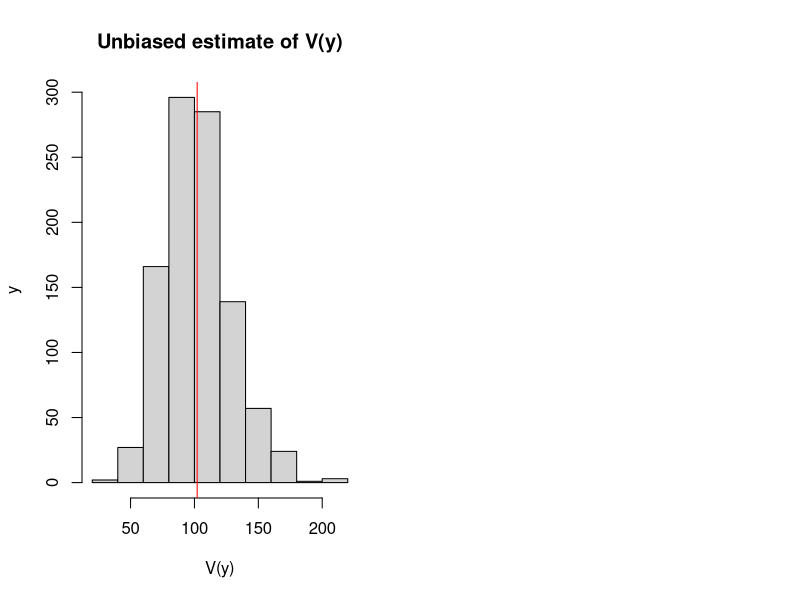

This chart was generated by the following R code: (Note: this script raises an error after producing the figure.)
## ---- chunk 1
mu <- 100
sigma <- 10
nIterations <- 1000
# Generate data from normal distribution, 10,000 observations
y <- rnorm(10000,mu,sigma)
# This is the function, which will calculate the two variances
varFunction <- function(y){
   return(c(var(y), mean((y-mean(y))^2)))
}
# Calculate biased and unbiased variances for the sample of 30 observations,
# repeat nIterations times
varValues <- replicate(nIterations, varFunction(sample(y,30)))
## ---- chunk 2
par(mfcol=c(1,2))
# Histogram of unbiased estimate
hist(varValues[1,], xlab="V(y)", ylab="y", main="Unbiased estimate of V(y)")
abline(v=mean(varValues[1,]), col="red")
legend("topright",legend=TeX(paste0("E$\\left(V(y)\\right)$=",round(mean(varValues[1,]),2))),lwd=1,col="red")

# Histogram of the biased estimate
hist(varValues[2,], xlab="V(y)", ylab="y", main="Biased estimate of V(y)")
abline(v=mean(varValues[2,]), col="red")
legend("topright",legend=TeX(paste0("E$\\left(V(y)\\right)$=",round(mean(varValues[2,]),2))),lwd=1,col="red")
## ---- chunk 3
knitr::include_graphics("images/02-statistics-efficiency.png")
## ---- chunk 4
knitr::include_graphics("images/02-statistics-consistency.png")
## ---- chunk 5
hist(rnorm(10000), xlab=TeX("$\\bar{y}$"), ylab="Density", xlim=c(-5,5), axes=FALSE, main="")
par(new=TRUE)
plot(seq(-5,5,0.1), dnorm(seq(-5,5,0.1)), xlab="", ylab="", type="l")
lines(seq(-5,5,0.1), dnorm(seq(-5,5,0.1)), lwd=1, lty=1, col="darkblue")
lines(c(-5,5), c(0,0), col="black", lwd=1)
abline(v=0, col="darkblue", lwd=2)
legend("topright",legend=c(TeX("$\\mu$")),
       lwd=c(2), col=c("darkblue"))
## ---- chunk 6
plot(seq(-5,5,0.1), dnorm(seq(-5,5,0.1)), xlab=TeX("$\\bar{y}$"), ylab="Density", type="l",
     lwd=0, lty=0, col="darkblue")
polygon(c(seq(-5,5,0.1),rev(seq(-5,5,0.1))),
        c(dnorm(seq(-5,5,0.1)),rep(0,length(seq(-5,5,0.1)))), col="grey95", lty=0)
lines(seq(-5,5,0.1), dnorm(seq(-5,5,0.1)), lwd=1, lty=1, col="darkblue")
lines(c(-5,5), c(0,0), col="black", lwd=1)
polygon(c(seq(-5,qnorm(0.025),0.01),rev(seq(-5,qnorm(0.025),0.01))),
        c(dnorm(seq(-5,qnorm(0.025),0.01)), rep(0,length(seq(-5,qnorm(0.025),0.01)))), col="grey")
polygon(c(seq(qnorm(0.975),5,0.01),rev(seq(qnorm(0.975),5,0.01))),
        c(dnorm(seq(qnorm(0.975),5,0.01)), rep(0,length(seq(qnorm(0.975),5,0.01)))), col="grey")
abline(v=qnorm(c(0.025,0.975)), col="darkred", lwd=2)
abline(v=0, col="darkblue", lwd=2)
legend("topright",legend=c(TeX("$\\mu$"),"bounds",TeX("$1-\\alpha$"),TeX("$\\alpha$")),
       lwd=c(2,2,6,6), col=c("darkblue","darkred","grey95","grey"))
## ---- chunk 7
plot(seq(-5,5,0.1), dnorm(seq(-5,5,0.1),-1), xlab=TeX("$\\bar{y}$"), ylab="Density", type="l", xlim=c(-5,5),
     lwd=1,lty=2, col="darkblue")
polygon(c(seq(-5,5,0.1),rev(seq(-5,5,0.1))),
        c(dnorm(seq(-5,5,0.1),-1),rep(0,length(seq(-5,5,0.1)))),col="grey95",lty=0)
lines(seq(-5,5,0.1), dnorm(seq(-5,5,0.1),-1), lwd=2, lty=1, col="darkblue")
abline(v=-1, col="darkblue", lwd=2, lty=2)
polygon(c(seq(-5,5,0.1),rev(seq(-5,5,0.1))),
        c(dnorm(seq(-5,5,0.1),0),rep(0,length(seq(-5,5,0.1)))),col="white",lty=0)
lines(c(-5,5), c(0,0), col="black", lwd=1)
lines(seq(-5,5,0.1), dnorm(seq(-5,5,0.1),-1), lwd=1, lty=2, col="darkblue")
lines(seq(-5,5,0.1), dnorm(seq(-5,5,0.1)), lwd=2, lty=1, col="darkgreen")
lines(c(-1,-1), c(0,dnorm(-1)), col="darkblue", lwd=1, lty=2)
abline(v=qnorm(c(0.025,0.975)), col="darkred", lwd=2)
abline(v=0, col="darkgreen", lwd=2, lty=2)
legend("topright",legend=c(TeX("$\\mu$"),"Sample mean","Bounds","True PDF","Assumed PDF"),
       lwd=c(2,2,2,2,2), col=c("darkblue","darkgreen","darkred","darkblue","darkgreen"), lty=c(2,2,1,1,1))
## ---- chunk 8
plot(seq(-5,5,0.1), dt(seq(-5,5,0.1), 36-1), xlab="t", ylab="Density", type="l",
     lwd=0, lty=0, col="darkblue")
polygon(c(seq(-5,5,0.1),rev(seq(-5,5,0.1))),
        c(dt(seq(-5,5,0.1), 36-1),rep(0,length(seq(-5,5,0.1)))), col="grey95", lty=0)
lines(seq(-5,5,0.1), dt(seq(-5,5,0.1), 36-1), lwd=1, lty=1, col="darkgreen")
lines(c(-5,5), c(0,0), col="black", lwd=1)
polygon(c(seq(-5,qt(0.025, 36-1),0.01),rev(seq(-5,qt(0.025, 36-1),0.01))),
        c(dt(seq(-5,qt(0.025, 36-1),0.01),36-1), rep(0,length(seq(-5,qt(0.025, 36-1),0.01)))), col="grey")
polygon(c(seq(qt(0.975, 36-1),5,0.01),rev(seq(qt(0.975, 36-1),5,0.01))),
        c(dt(seq(qt(0.975, 36-1),5,0.01),36-1), rep(0,length(seq(qt(0.975, 36-1),5,0.01)))), col="grey")
abline(v=qt(c(0.025,0.975),36-1), col="darkred", lwd=2)
abline(v=-3, col="darkblue", lwd=2)
legend("topright",legend=c("critical values","calculated t",TeX("$1-\\alpha$"),TeX("$\\alpha$")),
       lwd=c(2,2,6,6), col=c("darkred","darkblue","grey95","grey"))
## ---- chunk 9
plot(seq(-1.5,0.5,0.01), dt((seq(-1.5,0.5,0.01)+0.5)*6, 36-1), xlab="Sample mean", ylab="Density", type="l",
     lwd=0, lty=0, col="darkblue")
polygon(c(seq(-1.5,0.5,0.01),rev(seq(-1.5,0.5,0.01))),
        c(dt((seq(-1.5,0.5,0.01)+0.5)*6, 36-1),rep(0,length(seq(-1.5,0.5,0.01)))), col="grey95", lty=0)
lines(seq(-1.5,0.5,0.01), dt((seq(-1.5,0.5,0.01)+0.5)*6, 36-1), lwd=1, lty=1, col="darkgreen")
lines(c(-1.5,0.5), c(0,0), col="black", lwd=1)
polygon(c(seq(-1.5,qt(0.025, 36-1)/6-0.5,0.01),rev(seq(-1.5,qt(0.025, 36-1)/6-0.5,0.01))),
        c(dt((seq(-1.5,qt(0.025, 36-1)/6-0.5,0.01)+0.5)*6,36-1), rep(0,length(seq(-1.5,qt(0.025, 36-1)/6-0.5,0.01)))), col="grey")
polygon(c(seq(qt(0.975, 36-1)/6-0.5,0.5,0.01),rev(seq(qt(0.975, 36-1)/6-0.5,0.5,0.01))),
        c(dt((seq(qt(0.975, 36-1)/6-0.5,0.5,0.01)+0.5)*6,36-1), rep(0,length(seq(qt(0.975, 36-1)/6-0.5,0.5,0.01)))), col="grey")
abline(v=qt(c(0.025,0.975),36-1)/6-0.5, col="darkred", lwd=2)
abline(v=0, col="darkblue", lwd=2)
legend("topright",legend=c("bounds",TeX("$\\mu$=0"),TeX("$1-\\alpha$"),TeX("$\\alpha$")),
       lwd=c(2,2,6,6), col=c("darkred","darkblue","grey95","grey"))
## ---- chunk 10
pt(-3, 36-1)
## ---- chunk 11
plot(seq(-3,3,0.1),dnorm(seq(-3,3,0.1)),type="l",ylab="Density",xlab="y",main="PDF of Normal distribution")
abline(v=0, col="red")
text(0.5,0.05,TeX("$\\mu =0$"))
## ---- chunk 12
plot(seq(-3,3,0.01),dlaplace(seq(-3,3,0.01)),type="l",ylab="Density",xlab="y",main="PDF of Laplace distribution")
abline(v=0, col="red")
## ---- chunk 13
plot(seq(-3,3,0.01),ds(seq(-3,3,0.01)),type="l",ylab="Density",xlab="y",main="PDF of S distribution")
abline(v=0, col="red")
## ---- chunk 14
plot(seq(-3,3,0.01),dgnorm(seq(-3,3,0.01),0,1,0.5),type="l",ylab="Density",xlab="y",main="PDF of Generalised Normal distribution",
     ylim=c(0,0.6))
lines(seq(-3,3,0.01),dgnorm(seq(-3,3,0.01),0,1,1),col="darkblue")
lines(seq(-3,3,0.01),dgnorm(seq(-3,3,0.01),0,1,2),col="darkred")
lines(seq(-3,3,0.01),dgnorm(seq(-3,3,0.01),0,1,1000),col="purple")
abline(v=0, col="red")
legend("topright",legend=c(TeX("$\\beta =0.5$"),TeX("$\\beta =1$"),TeX("$\\beta =2$"),TeX("$\\beta =1000$")),
       col=c("black","darkblue","darkred","purple"),lwd=1)
## ---- chunk 15
plot(seq(-3,3,0.01),dalaplace(seq(-3,3,0.01),0,1,0.5),type="l",ylab="Density",xlab="y",main="PDF of Asymmetric Laplace distribution",
     ylim=c(0,0.6))
lines(seq(-3,3,0.01),dalaplace(seq(-3,3,0.01),0,1,0.2),col="darkblue")
lines(seq(-3,3,0.01),dalaplace(seq(-3,3,0.01),0,1,0.8),col="darkred")
abline(v=0, col="red")
legend("topright",legend=c(TeX("$\\alpha =0.5$"),TeX("$\\alpha =0.2$"),TeX("$\\alpha =0.8$")),
       col=c("black","darkblue","darkred"),lwd=1)
## ---- chunk 16
plot(seq(0,6,0.01),dinvgauss(seq(0,6,0.01),1,dispersion=10),type="l",ylab="Density",xlab="y",main="PDF of Inverse Gaussian distribution")
lines(seq(0,6,0.01),dinvgauss(seq(0,6,0.01),1,dispersion=1),col="darkblue")
lines(seq(0,6,0.01),dinvgauss(seq(0,6,0.01),1,dispersion=0.1),col="darkred")
abline(v=1, col="red")
legend("topright",legend=c(TeX("$s =10$"),TeX("$s =1$"),TeX("$s =0.1$")),
       col=c("black","darkblue","darkred"),lwd=1)
## ---- chunk 17
y <- rnorm(1000, 100, 10)
hist(y, xlim=c(50,150), main="", probability=TRUE)
## ---- chunk 18
sum(dnorm(y,80,10,log=T))
## ---- chunk 19
y <- rlnorm(1000, log(80), 0.4)
hist(y, main="", probability=T, xlim=c(0,300))
lines(c(0:300),dnorm(c(0:300),mean(y),sd(y)),col="blue",lwd=2)
## ---- chunk 20
hist(y, main="", probability=T, xlim=c(0,300))
lines(c(0:300),dlnorm(c(0:300),mean(log(y)),sd(log(y))),col="red",lwd=2)
## ---- chunk 21
par(mar=c(1,1,1,1))
plot(c(0,-3,-6,3,6),c(0,2,-6,5,-1),xlim=c(-8,8),ylim=c(-8,8),pch=16,axes=F,xlab="",ylab="")
lines(c(0,-3),c(0,2), col="grey", lty=2)
lines(c(0,-6),c(0,-6), col="grey", lty=2)
lines(c(0,3),c(0,5), col="grey", lty=2)
lines(c(0,6),c(0,-1), col="grey", lty=2)
points(0,0,col="red",pch=16)
text(c(0,-3,-6,3,6),c(0,2,-6,5,-1),c("True model","Model 1","Model 2","Model 3","Model 4"),pos=3)
box()
